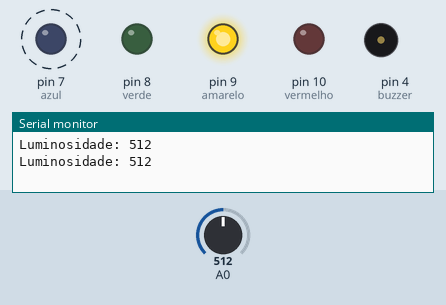
Simulated run of this sketch. Board: Arduino Uno, built with avr-gcc and run on an emulated ATmega328P. On the bench: output pins drawn as LEDs (lit = HIGH), buzzer (waves = sounding), the last lines printed to the serial monitor. Dashed ring = blinking. The test bench sets the inputs (shaded band); at power-on: A0 = 512. Pins used as bus, display or sensor lines are not drawn.

Above: at 1.9 s.
2.0 s: A0 set to 490
At 3.1 s:
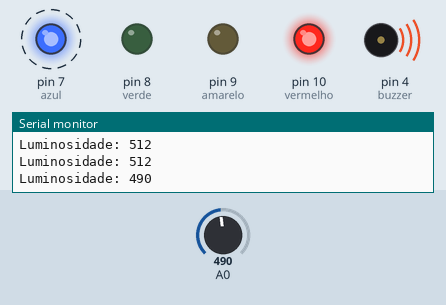
6.2 s: A0 set to 810
At 6.55 s:
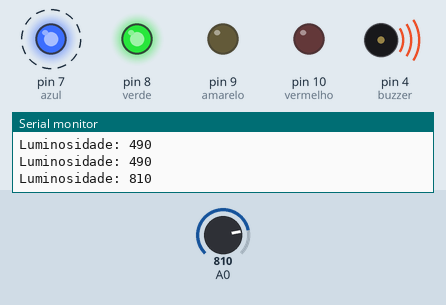
9.7 s: A0 set to 785
At 10.2 s:
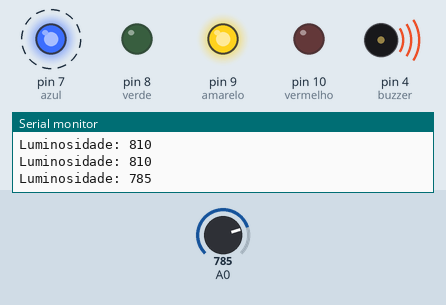
13.9 s: A0 set to 900
At 14.4 s:
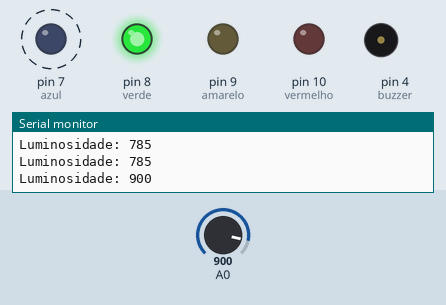
Timing chart, 0 to 18.4 s (numbered marks = the images above; inputs shaded):
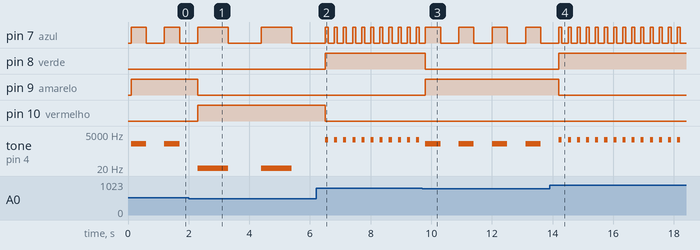

Measured:
- the behaviour switches between 500 and 499 on A0 (found by bisection; images 0 and 1)
- the behaviour switches between 800 and 799 on A0 (found by bisection; images 2 and 3)
- after the input at 2.0 s, pin 7 (azul): HIGH → LOW after 1.3 s, → HIGH 1.1 s later, → LOW 1.0 s later; pin 9 (amarelo): HIGH → LOW after 0.30 s; pin 10 (vermelho): LOW → HIGH after 0.30 s; tone on pin 4 (buzzer): alternates 10 Hz for 1.0 s and silent for 1.1 s, starting after 0.30 s
- after the input at 6.2 s, pin 7 (azul): alternates HIGH for 0.10 s and LOW for 0.20 s, starting after 0.40 s; pin 8 (verde): LOW → HIGH after 0.30 s; pin 10 (vermelho): HIGH → LOW after 0.30 s; tone on pin 4 (buzzer): alternates 2000 Hz for 0.10 s and silent for 0.20 s, starting after 0.30 s
- after the input at 9.7 s, pin 7 (azul): alternates HIGH for 0.50 s and LOW for 0.60 s, starting after 0.61 s; pin 8 (verde): HIGH → LOW after 0.11 s; pin 9 (amarelo): LOW → HIGH after 0.11 s; tone on pin 4 (buzzer): alternates 1000 Hz for 0.50 s and silent for 0.60 s, starting after 0.11 s
- after the input at 13.9 s, pin 7 (azul): alternates HIGH for 0.10 s and LOW for 0.20 s, starting after 0.41 s; pin 8 (verde): LOW → HIGH after 0.31 s; pin 9 (amarelo): HIGH → LOW after 0.31 s; tone on pin 4 (buzzer): alternates 2000 Hz for 0.10 s and silent for 0.20 s, starting after 0.31 s
- by itself, pin 7 (azul): alternates HIGH for 0.50 s and LOW for 0.60 s
- by itself, tone on pin 4 (buzzer): alternates 1000 Hz for 0.50 s and silent for 0.60 s

The sketch:

Projeto_LDR_ComBuzzer.ino
```cpp
int vermelho = 10;
int amarelo = 9;
int verde = 8;
int buzzer = 4;
int azul = 7;
void blueBlinck(int valor);
void setup() {
pinMode (vermelho, OUTPUT);
pinMode (verde, OUTPUT);
pinMode (amarelo, OUTPUT);
pinMode (azul, OUTPUT);
pinMode (buzzer, OUTPUT);

Serial.begin (9600);
}

void loop() {

int valor = analogRead(A0);
Serial.print("Luminosidade: ");
Serial.println(valor);

delay (100);

if (valor >= 0 && valor < 500)
{ digitalWrite(vermelho, HIGH);
 digitalWrite (amarelo, LOW);
 digitalWrite (verde, LOW);

 digitalWrite (buzzer, LOW);

 blueBlinck(valor);

}

else if (valor >= 500 && valor < 800)
{ digitalWrite(vermelho, LOW);
 digitalWrite(amarelo, HIGH);
 digitalWrite(verde, LOW);
 digitalWrite (buzzer, HIGH);

 blueBlinck(valor);
}

else
{
  digitalWrite(verde, HIGH);
  digitalWrite(amarelo, LOW);
  digitalWrite(vermelho, LOW);
  digitalWrite (buzzer, HIGH);

  blueBlinck(valor);
}
}


void blueBlinck(int valor){
  if (valor >= 0 && valor < 500)
{
 tone(buzzer, 10);
 digitalWrite(azul, HIGH);
 delay(1000);
 noTone(buzzer);
 digitalWrite(azul, LOW);
 delay(1000);


}

else if (valor >= 500 && valor < 800)
{
  tone(buzzer, 1000);
  digitalWrite(azul, HIGH);
  delay(500);
  noTone(buzzer);
  digitalWrite(azul, LOW);
  delay(500);

}

else
{
  tone(buzzer, 2000);
  digitalWrite(azul, HIGH);
  delay(100);
  noTone(buzzer);
  digitalWrite(azul, LOW);
  delay(100);

}

}
```
